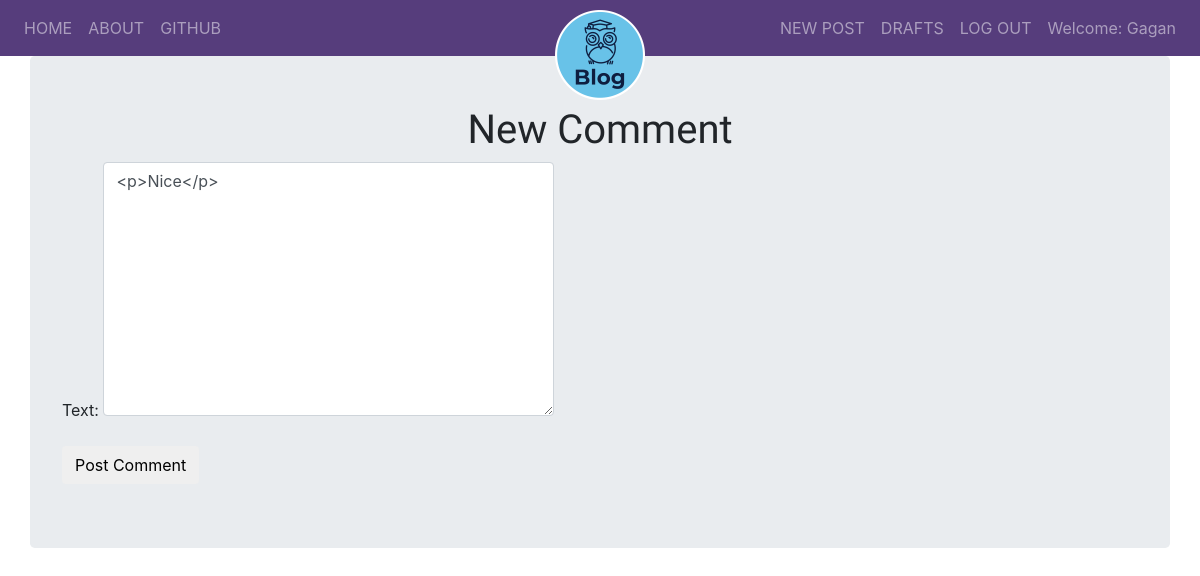
The page /comment/5/edit/ (signed in) on the database as committed earlier.
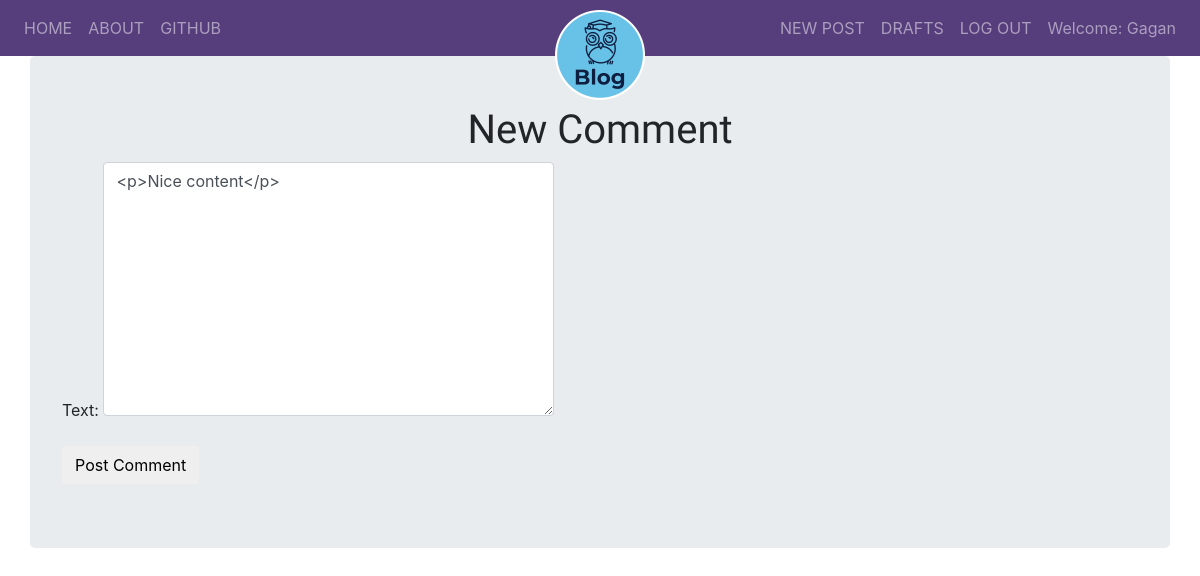
The same page on the database as committed later.
### blog/models.py (models this page shows, shortened)
class Comment(models.Model):
    post = models.ForeignKey('blog.Post', related_name='comments', on_delete=models.CASCADE)
    author = models.ForeignKey('auth.User', on_delete=models.CASCADE)
    text = models.TextField()
    create_date = models.DateTimeField(default=timezone.now)
    approved_comment = models.BooleanField(default=False)

### blog/views.py (the view)
# urls.py: path('comment/<int:pk>/edit/', views.CommentUpdateView.as_view(), name='comment_edit'),
class CommentUpdateView(LoginRequiredMixin ,UpdateView):
    login_url = '/login/'
    redirect_field_name = 'blog/post_detail.html'
    form_class = CommentForm
    model = Comment
    def get_object(self):
        comment = Comment.objects.get(pk=self.kwargs['pk'])
        comment.approved_comment = False
        comment.save()
        return comment

### blog/form.py
class CommentForm(forms.ModelForm):
    class Meta():
        model = Comment
        fields = ('text',)
        widgets = {
            'text':forms.Textarea(attrs={'class':'editable medium-editor-textarea'}),
        }

### blog/templates/blog/comment_form.html (shortened to what this page needs)
{% extends 'blog/base.html' %}
{% block bodyblock %}
  <h1 class="text-center" style="font-family: 'Oswald', sans-serif">New Comment</h1>
  <form class="post-form" method="POST">
    {{form.as_p}}
    <input type="submit" class="save btn btn-default" value="Post Comment">
  </form>
{% endblock %}

Rows that differ between the two databases and show on the page:
changed Comment: text "<p>Nice</p>" → "<p>Nice content</p>"
